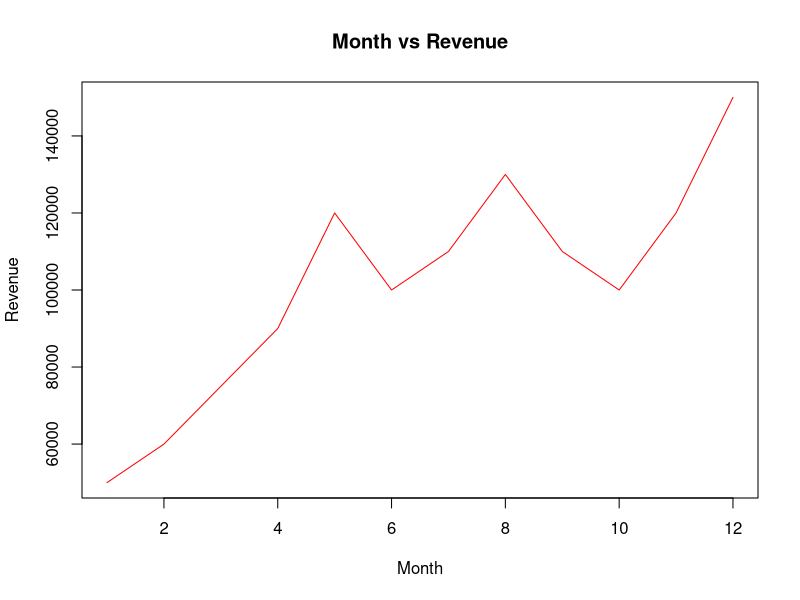

This chart was generated by the following R code:
#line graph
library(dplyr)

mydata<-read.csv('practice.csv')
mydata

plot(mydata$Revenue,
        xlab='Month',
        ylab='Revenue',
        col='red',
        type='l',
        main='Month vs Revenue')
